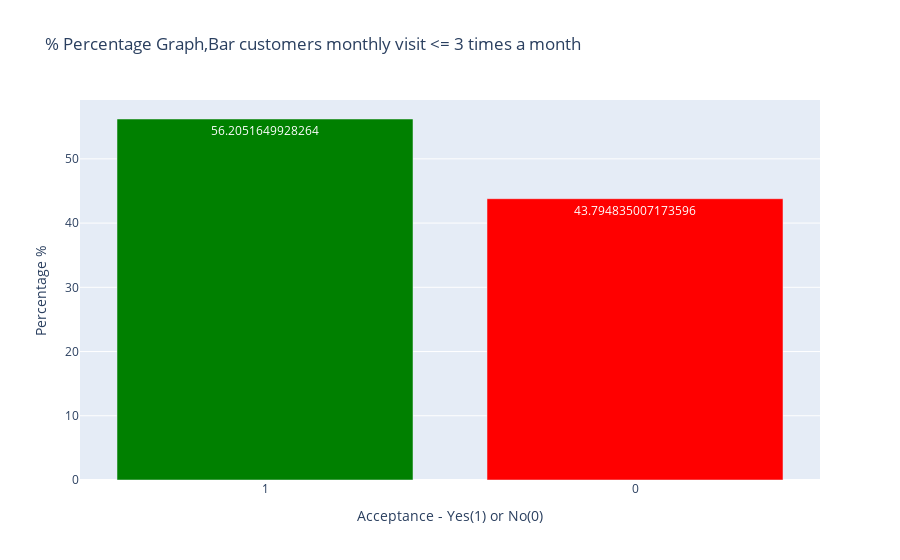
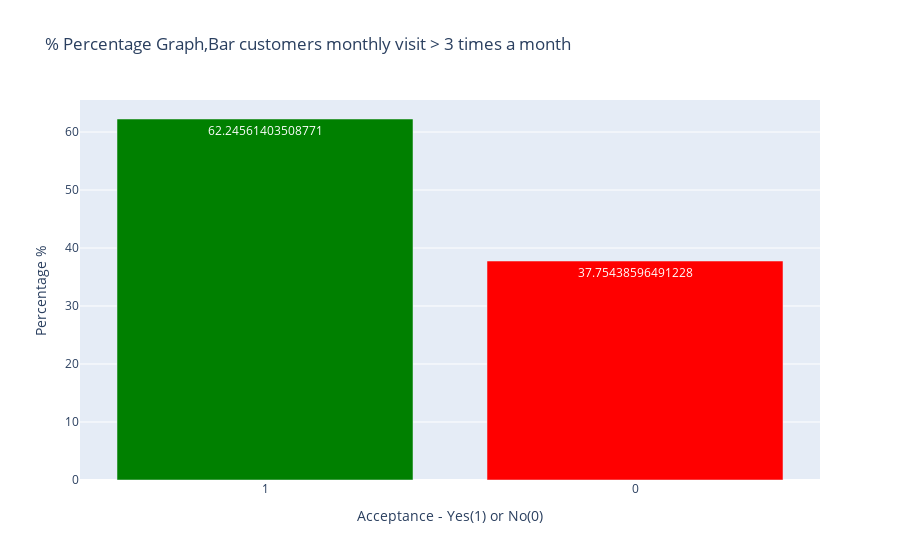

The notebook cell saved with these charts, in order:
### Markdown cell above
3. Compare the acceptance rate between those who went to a bar 3 or fewer times a month to those who went more.

### Code cell
#Checking for value counts and null entriesin in the column Bar in the dataframe.
#print (data["Bar"].value_counts())
#print (data["Bar"].isnull())

# Checking for specific values in the 'Name' column
bar_eq_or_lt3 = ['never', 'less1', '1~3']
bar_gt3 = ['4~8', 'gt8']
bareqlt3 = data[data['Bar'].isin(bar_eq_or_lt3)]
bargt3 = data[data['Bar'].isin(bar_gt3)]


value_counts_bareqlt3 = bareqlt3['Y'].value_counts(normalize=True) * 100
value_counts_bargt3 = bargt3['Y'].value_counts(normalize=True) * 100


# Graph on % acceptance on Bar customers visiting <= 3 times a month
#--------------------------------------------------------------------------------------------------------
import plotly.graph_objects as go
colors = [ 'green', 'red']
fig1 = go.Figure(data=go.Bar(x=value_counts_bareqlt3.index.astype(str), y=value_counts_bareqlt3.values, text=value_counts_bareqlt3.values, textposition='auto', marker=dict(color=colors)))

# Customizing the layout 
fig1.update_layout(title='% Percentage Graph,Bar customers monthly visit <= 3 times a month',
                  xaxis_title='Acceptance - Yes(1) or No(0)',
                  yaxis_title='Percentage %')
# Displaying the graph
fig1.show()
#>>
#Observation:
# Customers that frequented the bar <= 3 times a month accepted the coupon  ~56% of the time.
# It says one in two people still accepted the coupons  
# acceptance rate is more than 50% or almost same as a fare coin toss

# Graph on % acceptance on Bar customers visiting > 3 times a month
#-------------------------------------------------------------------
#>>

# Creating a bar graph with values displayed
colors = [ 'green', 'red']
fig2 = go.Figure(data=go.Bar(x=value_counts_bargt3.index.astype(str), y=value_counts_bargt3.values, text=value_counts_bargt3.values, textposition='auto', marker=dict(color=colors)))

# Customizing the layout
fig2.update_layout(title='% Percentage Graph,Bar customers monthly visit > 3 times a month',
                  xaxis_title='Acceptance - Yes(1) or No(0)',
                  yaxis_title='Percentage %')

# Displaying the graph
fig2.show()
#>>

#Observation:
# Customers that frequented the bar > 3 times a month accepted the coupon  ~62% of the time. ( closer ro 66%)
# It says almost 2 of 3 people accepted the coupons ( almost 2 / 3rd acceptance rate)  
# acceptance rate is ~62% or almost 2/3rd's.
#--------------------------------------------------------------------------------------------------------------

### Figure 1 — Plotly figure (JSON) as saved in the notebook; plotly's stock layout.template omitted (floating-point values rounded to 4 significant figures)
{"data": [{"marker": {"color": ["green", "red"]}, "text": [56.21, 43.79], "textposition": "auto", "type": "bar", "x": ["1", "0"], "y": [56.21, 43.79]}], "layout": {"title": {"text": "% Percentage Graph,Bar customers monthly visit <= 3 times a month"}, "xaxis": {"title": {"text": "Acceptance - Yes(1) or No(0)"}}, "yaxis": {"title": {"text": "Percentage %"}}}}

### Figure 2 — Plotly figure (JSON) as saved in the notebook; plotly's stock layout.template omitted (floating-point values rounded to 4 significant figures)
{"data": [{"marker": {"color": ["green", "red"]}, "text": [62.25, 37.75], "textposition": "auto", "type": "bar", "x": ["1", "0"], "y": [62.25, 37.75]}], "layout": {"title": {"text": "% Percentage Graph,Bar customers monthly visit > 3 times a month"}, "xaxis": {"title": {"text": "Acceptance - Yes(1) or No(0)"}}, "yaxis": {"title": {"text": "Percentage %"}}}}
